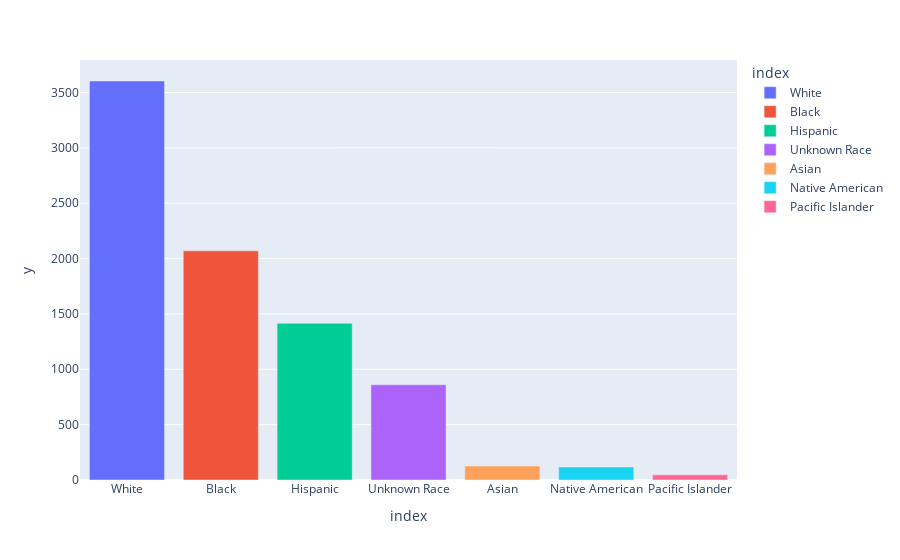

Write notebook code for a chart like this one.
### Markdown cell above
### Distribution of killings per ethnicity

### Code cell
# Get counts of killings per race
race_dist = police_killings["Victim's race"].str.title().value_counts() # Words are titled in case of false lower or upper spelling

# Plot graph
fig = px.bar(race_dist, 
             x=race_dist.index, 
             y=race_dist.values,
             color=race_dist.index)

fig.show()

### Figure 1 — Plotly figure (JSON) as saved in the notebook; plotly's stock layout.template omitted (floating-point values rounded to 4 significant figures)
{"data": [{"alignmentgroup": "True", "hovertemplate": "index=%{x}<br>y=%{y}<extra></extra>", "legendgroup": "White", "marker": {"color": "#636efa"}, "name": "White", "offsetgroup": "White", "orientation": "v", "showlegend": true, "textposition": "auto", "type": "bar", "x": ["White"], "xaxis": "x", "y": [3604], "yaxis": "y"}, {"alignmentgroup": "True", "hovertemplate": "index=%{x}<br>y=%{y}<extra></extra>", "legendgroup": "Black", "marker": {"color": "#EF553B"}, "name": "Black", "offsetgroup": "Black", "orientation": "v", "showlegend": true, "textposition": "auto", "type": "bar", "x": ["Black"], "xaxis": "x", "y": [2070], "yaxis": "y"}, {"alignmentgroup": "True", "hovertemplate": "index=%{x}<br>y=%{y}<extra></extra>", "legendgroup": "Hispanic", "marker": {"color": "#00cc96"}, "name": "Hispanic", "offsetgroup": "Hispanic", "orientation": "v", "showlegend": true, "textposition": "auto", "type": "bar", "x": ["Hispanic"], "xaxis": "x", "y": [1415], "yaxis": "y"}, {"alignmentgroup": "True", "hovertemplate": "index=%{x}<br>y=%{y}<extra></extra>", "legendgroup": "Unknown Race", "marker": {"color": "#ab63fa"}, "name": "Unknown Race", "offsetgroup": "Unknown Race", "orientation": "v", "showlegend": true, "textposition": "auto", "type": "bar", "x": ["Unknown Race"], "xaxis": "x", "y": [860], "yaxis": "y"}, {"alignmentgroup": "True", "hovertemplate": "index=%{x}<br>y=%{y}<extra></extra>", "legendgroup": "Asian", "marker": {"color": "#FFA15A"}, "name": "Asian", "offsetgroup": "Asian", "orientation": "v", "showlegend": true, "textposition": "auto", "type": "bar", "x": ["Asian"], "xaxis": "x", "y": [126], "yaxis": "y"}, {"alignmentgroup": "True", "hovertemplate": "index=%{x}<br>y=%{y}<extra></extra>", "legendgroup": "Native American", "marker": {"color": "#19d3f3"}, "name": "Native American", "offsetgroup": "Native American", "orientation": "v", "showlegend": true, "textposition": "auto", "type": "bar", "x": ["Native American"], "xaxis": "x", "y": [117], "yaxis": "y"}, {"alignmentgroup": "True", "hovertemplate": "index=%{x}<br>y=%{y}<extra></extra>", "legendgroup": "Pacific Islander", "marker": {"color": "#FF6692"}, "name": "Pacific Islander", "offsetgroup": "Pacific Islander", "orientation": "v", "showlegend": true, "textposition": "auto", "type": "bar", "x": ["Pacific Islander"], "xaxis": "x", "y": [47], "yaxis": "y"}], "layout": {"barmode": "relative", "legend": {"title": {"text": "index"}, "tracegroupgap": 0}, "margin": {"t": 60}, "xaxis": {"anchor": "y", "categoryarray": ["White", "Black", "Hispanic", "Unknown Race", "Asian", "Native American", "Pacific Islander"], "categoryorder": "array", "domain": [0, 1], "title": {"text": "index"}}, "yaxis": {"anchor": "x", "domain": [0, 1], "title": {"text": "y"}}}}
